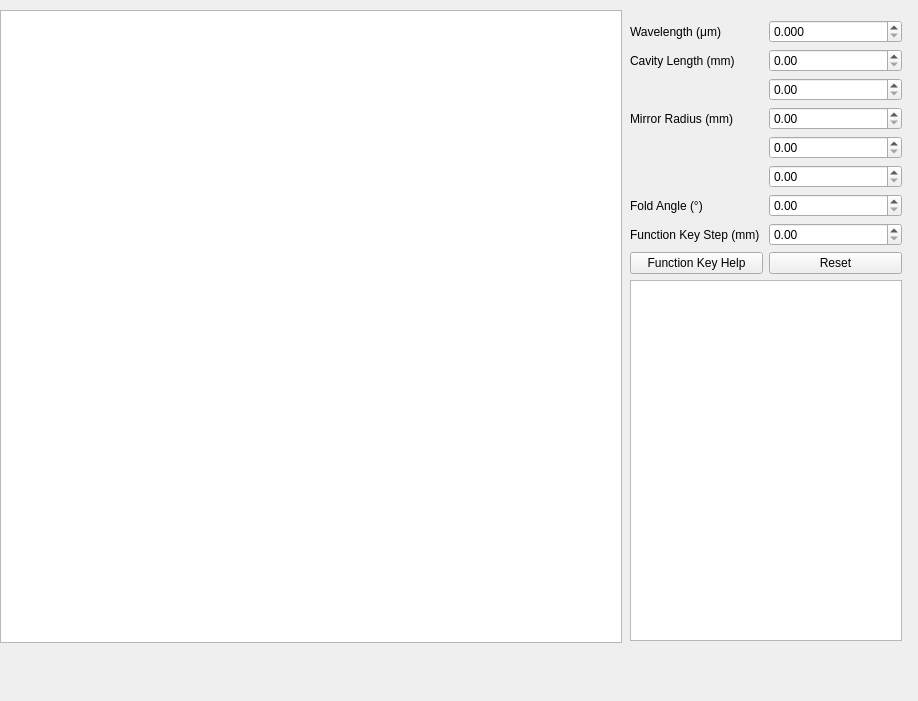
<?xml version="1.0" encoding="UTF-8"?>
<ui version="4.0">
 <class>Form</class>
 <widget class="QWidget" name="Form">
  <property name="geometry">
   <rect>
    <x>0</x>
    <y>0</y>
    <width>918</width>
    <height>701</height>
   </rect>
  </property>
  <property name="windowTitle">
   <string>Form</string>
  </property>
  <widget class="QGraphicsView" name="graphicsView">
   <property name="geometry">
    <rect>
     <x>0</x>
     <y>10</y>
     <width>622</width>
     <height>633</height>
    </rect>
   </property>
  </widget>
  <widget class="QWidget" name="layoutWidget">
   <property name="geometry">
    <rect>
     <x>630</x>
     <y>20</y>
     <width>272</width>
     <height>621</height>
    </rect>
   </property>
   <layout class="QGridLayout" name="gridLayout_2">
    <item row="1" column="0">
     <widget class="QLabel" name="label">
      <property name="text">
       <string>Cavity Length (mm)</string>
      </property>
     </widget>
    </item>
    <item row="3" column="1">
     <widget class="QDoubleSpinBox" name="left_radius_DSpinBox">
      <property name="maximum">
       <double>10000.000000000000000</double>
      </property>
      <property name="singleStep">
       <double>50.000000000000000</double>
      </property>
     </widget>
    </item>
    <item row="0" column="1">
     <widget class="QDoubleSpinBox" name="wavelength_DSpinBox">
      <property name="decimals">
       <number>3</number>
      </property>
      <property name="maximum">
       <double>10.000000000000000</double>
      </property>
      <property name="singleStep">
       <double>0.100000000000000</double>
      </property>
     </widget>
    </item>
    <item row="3" column="0">
     <widget class="QLabel" name="label_2">
      <property name="text">
       <string>Mirror Radius (mm)</string>
      </property>
     </widget>
    </item>
    <item row="9" column="0" colspan="2">
     <widget class="QTextEdit" name="textEdit"/>
    </item>
    <item row="5" column="1">
     <widget class="QDoubleSpinBox" name="right_radius_DSpinBox_2">
      <property name="maximum">
       <double>10000.000000000000000</double>
      </property>
      <property name="singleStep">
       <double>50.000000000000000</double>
      </property>
     </widget>
    </item>
    <item row="1" column="1">
     <widget class="QDoubleSpinBox" name="cavity_length_DSpinBox">
      <property name="maximum">
       <double>10000.000000000000000</double>
      </property>
      <property name="singleStep">
       <double>10.000000000000000</double>
      </property>
     </widget>
    </item>
    <item row="7" column="0">
     <widget class="QLabel" name="label_5">
      <property name="text">
       <string>Function Key Step (mm)</string>
      </property>
     </widget>
    </item>
    <item row="8" column="1">
     <widget class="QPushButton" name="reset_Button">
      <property name="text">
       <string>Reset</string>
      </property>
     </widget>
    </item>
    <item row="8" column="0">
     <widget class="QPushButton" name="help_Button">
      <property name="text">
       <string>Function Key Help</string>
      </property>
     </widget>
    </item>
    <item row="7" column="1">
     <widget class="QDoubleSpinBox" name="key_step_DSpinBox">
      <property name="maximum">
       <double>100.000000000000000</double>
      </property>
      <property name="singleStep">
       <double>10.000000000000000</double>
      </property>
     </widget>
    </item>
    <item row="0" column="0">
     <widget class="QLabel" name="label_6">
      <property name="text">
       <string>Wavelength (μm)</string>
      </property>
     </widget>
    </item>
    <item row="4" column="1">
     <widget class="QDoubleSpinBox" name="right_radius_DSpinBox">
      <property name="maximum">
       <double>10000.000000000000000</double>
      </property>
      <property name="singleStep">
       <double>50.000000000000000</double>
      </property>
     </widget>
    </item>
    <item row="2" column="1">
     <widget class="QDoubleSpinBox" name="cavity_length_DSpinBox_2">
      <property name="maximum">
       <double>10000.000000000000000</double>
      </property>
      <property name="singleStep">
       <double>10.000000000000000</double>
      </property>
     </widget>
    </item>
    <item row="6" column="0">
     <widget class="QLabel" name="label_3">
      <property name="text">
       <string>Fold Angle (°)</string>
      </property>
     </widget>
    </item>
    <item row="6" column="1">
     <widget class="QDoubleSpinBox" name="right_radius_DSpinBox_3">
      <property name="maximum">
       <double>10000.000000000000000</double>
      </property>
      <property name="singleStep">
       <double>50.000000000000000</double>
      </property>
     </widget>
    </item>
   </layout>
  </widget>
 </widget>
 <resources/>
 <connections/>
</ui>
